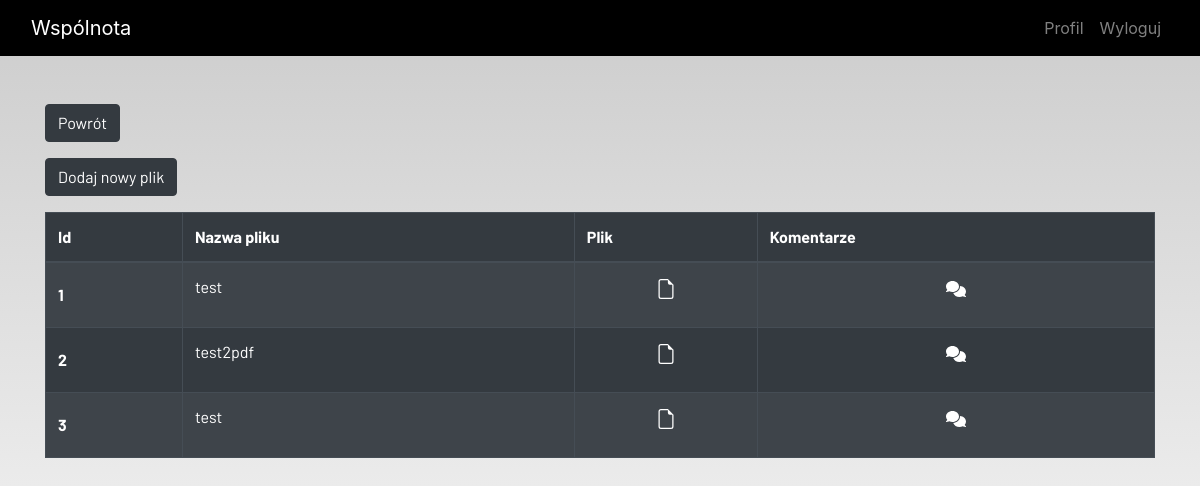
Page /documents/ (signed in) on the earlier database version.
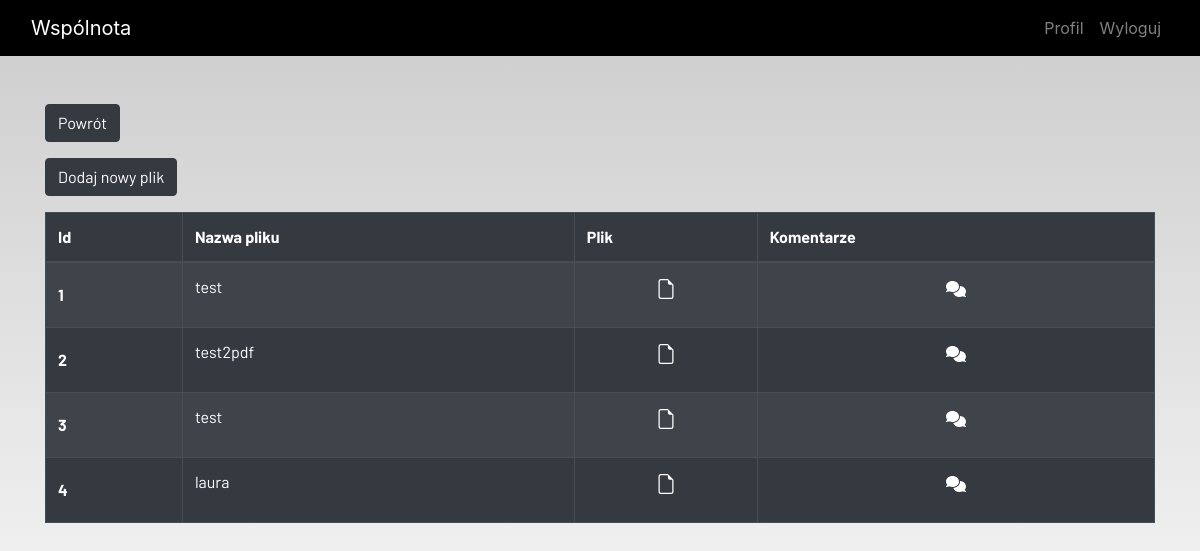
Same page on the later database version.
### ideas/models.py (models this page shows, shortened)
class Report(models.Model):
    id = models.AutoField(primary_key=True)
    file_name = models.CharField(("Nazwa pliku"), max_length=255, null=True)
    my_file = models.FileField(("Plik"), upload_to='', null=True)

### ideas/view/document_views.py (the view)
# urls.py: path('documents/', fileView, name='documents'),
def fileView(request):
    if request.method == 'POST':
        form = FileUploadForm2(request.POST, request.FILES)
        if form.is_valid():
            form.save()
            messages.success(request, f"Dodano nowegy plik")
        else:
            messages.error(request, f"Niepoprawny plik")
    else:
        form = FileUploadForm2(request.POST, request.FILES)
    reports = Report.objects.all()
    logged = whoLogged(request)
    context = {
        'reports': reports,
        'form': form,
        'logged': logged
    }
    return render(request, 'registration/report/reports.html', context)

### ideas/functions/user_function.py (called while the page is built)
def whoLogged(request):
    locals = Local.objects.all()
    logged = 'nobody'
    for local in locals:
        if local.admin == request.user:
            logged = 'admin'
            break
        elif local.owner == request.user:
            logged = 'resident'
            break
    return logged

### ideas/templates/registration/report/reports.html (shortened to what this page needs)
{% extends 'registration/main.html' %}
{% load static %}
{% block content %}
{% load crispy_forms_tags %}
<div class="container" >
    <div class="form-group">
        <a href="{% url 'home' %}">
            <button  class="btn btn-dark" >
                    Powrót
            </button>
        </a>
    </div>
</div>
{% if logged == 'admin' %}
<div class="container" >
    <div class="form-group">
            <button class="btn btn-dark" data-toggle="modal" data-target="#myModal">
                Dodaj nowy plik
            </button>
    </div>
</div>
{% endif %}
<div class="container">
    <table class="table table-striped table-bordered table-hover table-dark">
        <thead>
            <tr>
                <th scope="col">Id</th>
                <th scope="col">Nazwa pliku</th>
                <th scope="col">Plik</th>
                <th scope="col">Komentarze</th>
            </tr>
        </thead>
        <tbody>
            {% for document in  reports %}
            <tr>
                <th scope="row" class="align-middle">{{ forloop.counter }}</th>
                <td>{{ document.file_name }}</td>
                <td><p style="text-align: center">
                    <a  href="{{ document.my_file.url }}">
                        <svg xmlns="http://www.w3.org/2000/svg" width="20" height="20" fill="white" class="bi bi-file-earmark" viewBox="0 0 16 16">
                        <path d="M14 4.5V14a2 2 0 0 1-2 2H4a2 2 0 0 1-2-2V2a2 2 0 0 1 2-2h5.5L14 4.5zm-3 0A1.5 1.5 0 0 1 9.5 3V1H4a1 1 0 0 0-1 1v12a1 1 0 0 0 1 1h8a1 1 0 0 0 1-1V4.5h-2z"/>
                        </svg>
                    </a>
                </p></td>
                <td><p style="text-align: center">
                    <a  href="{% url 'comments' document.id %}">
                    </a>
                </p></td>
            </tr>
            {%  endfor %}
        </tbody>
    </table>
</div>
{% endblock content %}

Differences in the rows shown:
added Report: file_name "laura"
